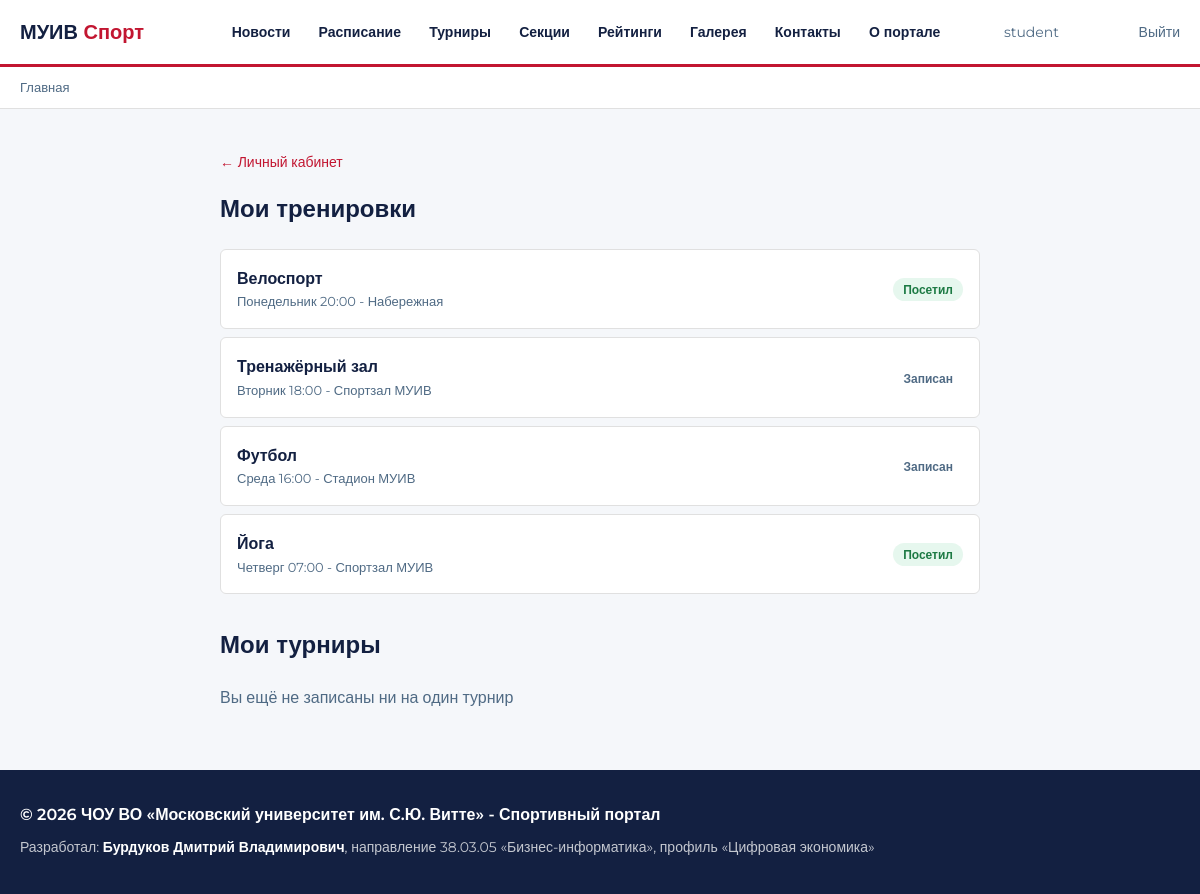
The app's page /profile/trainings/ (signed in), older data.
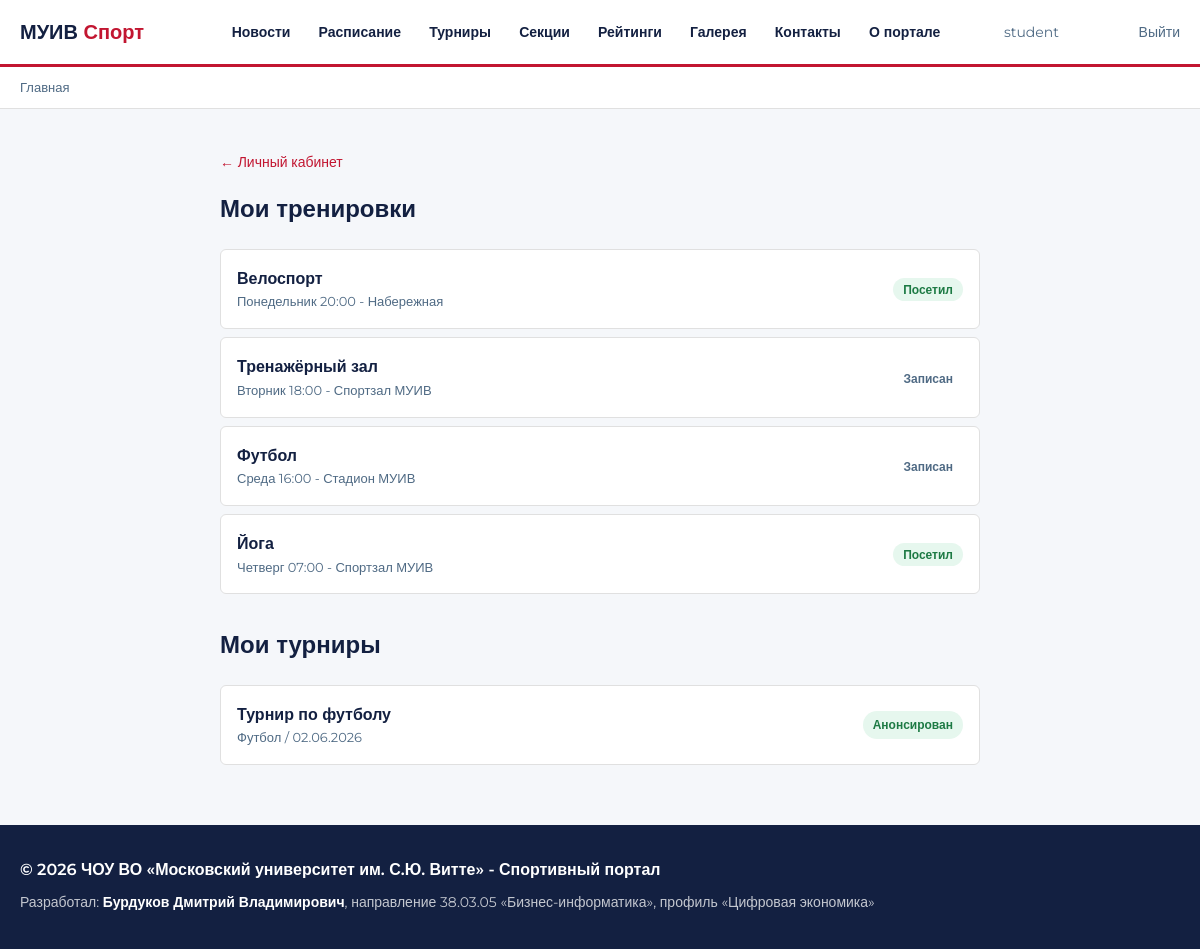
The same page, newer data.
### main/models.py (models this page shows, shortened)
class TrainingRecord(models.Model):
    user     = models.ForeignKey(User, on_delete=models.CASCADE, verbose_name='Студент')
    training = models.ForeignKey(Training, on_delete=models.CASCADE, verbose_name='Тренировка')
    created  = models.DateTimeField(auto_now_add=True, verbose_name='Дата записи')
    attended = models.BooleanField(default=False, verbose_name='Явился')
    class Meta:
        verbose_name        = 'Запись на тренировку'
        verbose_name_plural = 'Записи на тренировки'
        unique_together     = ('user', 'training')

class Training(models.Model):
    DAYS = [
        ('mon', 'Понедельник'),
        ('tue', 'Вторник'),
        ('wed', 'Среда'),
        ('thu', 'Четверг'),
        ('fri', 'Пятница'),
        ('sat', 'Суббота'),
        ('sun', 'Воскресенье'),
    ]
    TYPES = [
        ('home',    'Индивидуальная'),
        ('gym',     'Тренажёрный зал'),
        ('section', 'Секция'),
        ('workout', 'Воркаут'),
    ]
    sport      = models.ForeignKey(Sport, on_delete=models.CASCADE, verbose_name='Вид спорта')
    type       = models.CharField(max_length=20, choices=TYPES, default='section', verbose_name='Тип')
    day        = models.CharField(max_length=3, choices=DAYS, verbose_name='День недели')
    time_start = models.TimeField(verbose_name='Начало')
    time_end   = models.TimeField(verbose_name='Конец')
    location   = models.CharField(max_length=200, blank=True, verbose_name='Место')
    capacity   = models.PositiveIntegerField(default=20, verbose_name='Мест всего')
    notes      = models.TextField(blank=True, verbose_name='Описание / задание')
    class Meta:
        verbose_name        = 'Тренировка'
        verbose_name_plural = 'Расписание'
        ordering            = ['day', 'time_start']

class Sport(models.Model):
    name        = models.CharField(max_length=100, verbose_name='Название')
    description = models.TextField(verbose_name='Описание')
    class Meta:
        verbose_name        = 'Вид спорта'
        verbose_name_plural = 'Виды спорта'
    def __str__(self):
        return self.name

class TournamentParticipant(models.Model):
    tournament = models.ForeignKey(Tournament, on_delete=models.CASCADE, verbose_name='Турнир')
    user       = models.ForeignKey(User, on_delete=models.CASCADE, verbose_name='Участник')
    registered = models.DateTimeField(auto_now_add=True, verbose_name='Дата заявки')
    class Meta:
        verbose_name        = 'Участник турнира'
        verbose_name_plural = 'Участники турниров'
        unique_together     = ('tournament', 'user')

class Tournament(models.Model):
    STATUSES = [
        ('upcoming', 'Анонсирован'),
        ('open', 'Идёт регистрация'),
        ('running', 'Проходит'),
        ('finished', 'Завершён'),
        ('cancelled', 'Отменен'),
    ]
    title            = models.CharField(max_length=200, verbose_name='Название')
    sport            = models.ForeignKey(Sport, on_delete=models.CASCADE, verbose_name='Вид спорта')
    description      = models.TextField(blank=True, verbose_name='Описание')
    date_start       = models.DateField(verbose_name='Дата начала')
    date_end         = models.DateField(null=True, blank=True, verbose_name='Дата окончания')
    location         = models.CharField(max_length=200, blank=True, verbose_name='Место проведения')
    status           = models.CharField(max_length=20, choices=STATUSES, default='upcoming', verbose_name='Статус')
    max_participants = models.PositiveIntegerField(default=32, verbose_name='Макс. участников')
    created          = models.DateTimeField(auto_now_add=True, verbose_name='Дата создания')
    class Meta:
        verbose_name        = 'Турнир'
        verbose_name_plural = 'Турниры'
        ordering            = ['-date_start']

### main/views.py (the view)
# urls.py: path('profile/trainings/', views.profile_trainings, name='profile_trainings'),
@login_required
def profile_trainings(request):
    records = TrainingRecord.objects.filter(user=request.user)
    tournament_records = TournamentParticipant.objects.filter(user=request.user)
    return render(request, 'profile/trainings.html',
        {'records': records,
        'tournament_records': tournament_records,
        })

### templates/profile/trainings.html (shortened to what this page needs)
{% extends 'base.html' %}
{% block content %}
<div style="max-width: 800px; margin: 40px auto; padding: 0 20px;">
  <a href="/profile/" style="font-size: 14px;">← Личный кабинет</a>
  <h2 style="margin-top: 16px;">Мои тренировки</h2>
  <div style="margin-top: 20px;">
    {% for record in records %}
      <div style="background: var(--white); border: 1px solid var(--border); border-radius: 6px; padding: 16px; margin-bottom: 8px; display: flex; align-items: center; justify-content: space-between;">
        <div>
          <div style="font-weight: 600;">{{ record.training.sport }}</div>
          <div style="font-size: 13px; color: var(--muted);">{{ record.training.get_day_display }} {{ record.training.time_start|time:"H:i" }} - {{ record.training.location }}</div>
        </div>
        <div>
          {% if record.attended %}
            <span style="background: #e6f7ee; color: #1d7a44; padding: 4px 10px; border-radius: 999px; font-size: 12px; font-weight: 600;">Посетил</span>
          {% else %}
            <span style="background: var(--tint); color: var(--muted); padding: 4px 10px; border-radius: 999px; font-size: 12px; font-weight: 600;">Записан</span>
          {% endif %}
        </div>
      </div>
    {% empty %}
      <p>Вы ещё не записаны ни на одну тренировку</p>
    {% endfor %}
  </div>
  <h2 style="margin-top: 32px;">Мои турниры</h2>
  <div style="margin-top: 20px;">
    {% for item in tournament_records %}
      <div style="background: var(--white); border: 1px solid var(--border); border-radius: 6px; padding: 16px; margin-bottom: 8px; display: flex; align-items: center; justify-content: space-between;">
        <div>
          <div style="font-weight: 600;">{{ item.tournament.title }}</div>
          <div style="font-size: 13px; color: var(--muted);">{{ item.tournament.sport }} / {{ item.tournament.date_start|date:"d.m.Y" }}</div>
        </div>
        <span style="background: #e6f7ee; color: #1d7a44; padding: 4px 10px; border-radius: 999px; font-size: 12px; font-weight: 600;">
          {{ item.tournament.get_status_display }}
        </span>
      </div>
    {% empty %}
      <p>Вы ещё не записаны ни на один турнир</p>
    {% endfor %}
  </div>
</div>
{% endblock %}

Row changes from the older to the newer data that the page shows:
added TournamentParticipant: tournament "Турнир по футболу", tournament.sport "Футбол", tournament.date_start "02.06.2026", tournament.status "Анонсирован"
Text that changed along with them:
text no longer shown: "Вы ещё не записаны ни на один турнир"
